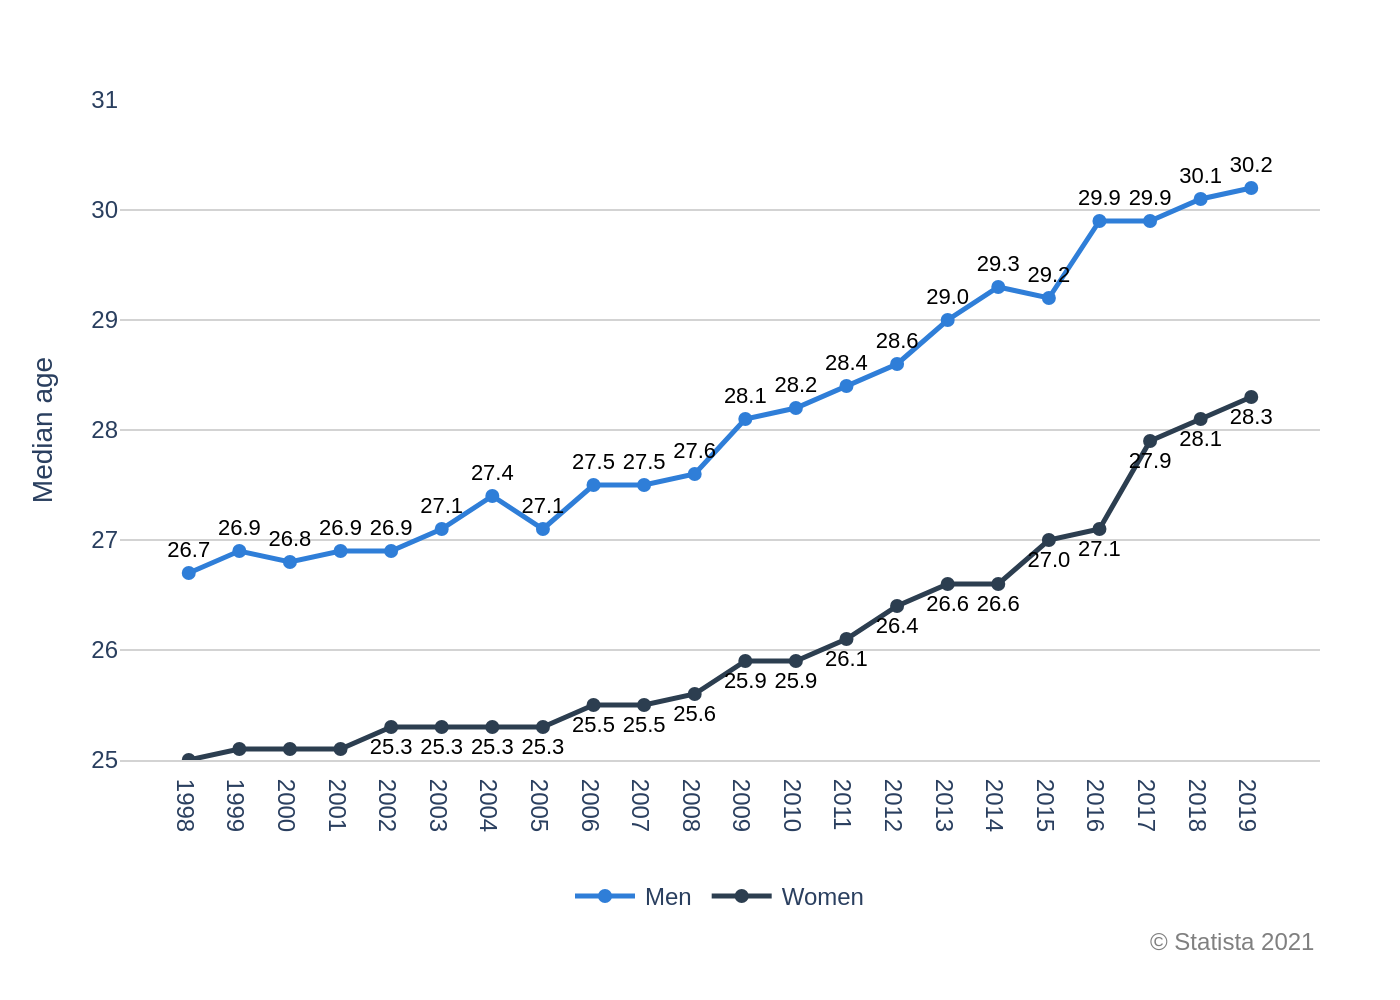

This chart was generated by the following Python code:
import sys
import json
import os
import plotly.graph_objects as go

if len(sys.argv) != 2:
    print("Usage: python script.py <path_to_json_file>")
    sys.exit(1)

json_path = sys.argv[1]

try:
    with open(json_path, 'r', encoding='utf-8') as f:
        chart_info = json.load(f)
except FileNotFoundError:
    print(f"Error: JSON file not found at {json_path}")
    sys.exit(1)
except json.JSONDecodeError:
    print(f"Error: Could not decode JSON from {json_path}")
    sys.exit(1)

data = chart_info['chart_data']
texts = chart_info['texts']
colors = chart_info['colors']

fig = go.Figure()

for i, s in enumerate(data['series']):
    fig.add_trace(go.Scatter(
        x=data['categories'],
        y=s['data'],
        name=s['name'],
        mode='lines+markers+text',
        line=dict(color=colors[i], width=2.5),
        marker=dict(color=colors[i], size=7),
        text=[f'{y:.1f}' for y in s['data']],
        textposition=s.get('textposition', 'top center'),
        textfont=dict(
            family="Arial",
            size=11,
            color='black'
        ),
        hoverinfo='skip'
    ))

fig.update_layout(
    font_family="Arial",
    plot_bgcolor='white',
    paper_bgcolor='white',
    xaxis_title=texts.get('x_axis_title'),
    yaxis_title=texts.get('y_axis_title'),
    xaxis=dict(
        showgrid=False,
        showline=True,
        linecolor='#D3D3D3',
        linewidth=1,
        tickfont=dict(size=12)
    ),
    yaxis=dict(
        range=[25, 31],
        dtick=1,
        showgrid=True,
        gridcolor='#D3D3D3',
        gridwidth=1,
        showline=False,
        tickfont=dict(size=12)
    ),
    legend=dict(
        orientation="h",
        yanchor="bottom",
        y=-0.25,
        xanchor="center",
        x=0.5,
        font=dict(size=12)
    ),
    margin=dict(l=60, r=40, t=50, b=120),
    showlegend=True
)

if texts.get('source'):
    fig.add_annotation(
        text=texts['source'],
        align='right',
        showarrow=False,
        xref='paper',
        yref='paper',
        x=1.0,
        y=0,
        yshift=-100,
        xanchor='right',
        font=dict(
            family="Arial",
            size=12,
            color="grey"
        )
    )

base_filename = os.path.splitext(os.path.basename(json_path))[0]
output_filename = f"{base_filename}.png"

fig.write_image(output_filename, scale=2)
print(f"Chart saved to {output_filename}")
